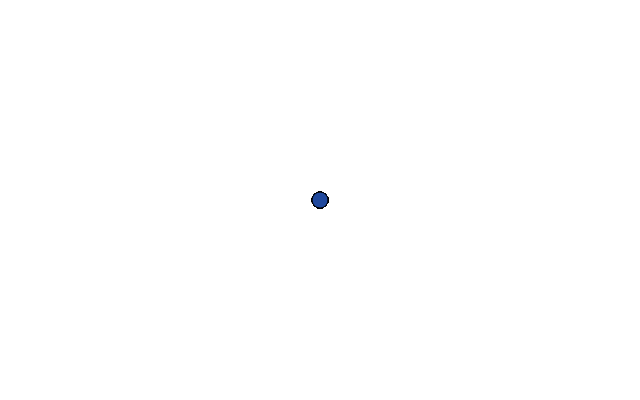
Frame 1 (no input)
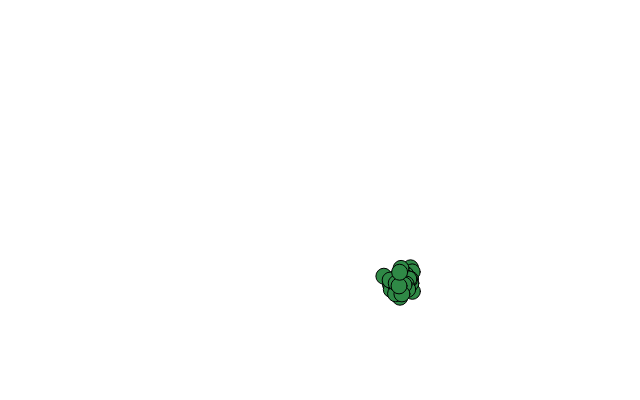
Frame 60 (no input)
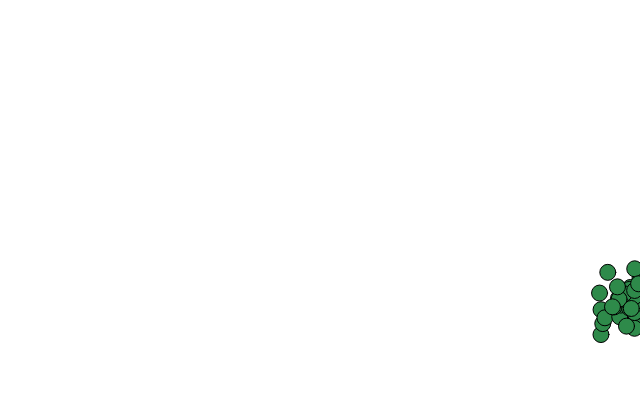
Frame 120 (the mouse pressed at the canvas centre since frame 60)

The p5.js sketch that drew these frames (run headless with seeded random() and noise() and a simulated clock; from frame 60 on, the mouse is pressed at the canvas centre):

// p5.js sketch
// ── sketch.js
let m = [];

function setup() {
  colorMode(HSB);
  createCanvas(640, 400);

  for (let i = 0; i < 100; i++) {
    m.push(
      new Mover(createVector(width / 2, height / 2), floor(random(0.01, 2)))
    );
  }
}

function draw() {
  background(255);
  m.forEach((i) => {
    let wind = createVector(random(0.001, 0.09), 0);
    let gravity = createVector(0, random(0.001, 0.09));
    i.applyForce(wind);
    i.applyForce(gravity);

    i.move();
  });
}

// ── mover.js
var topspeed = 10;

class Mover {
  constructor(loc, mass) {
    this.loc = loc;
    this.vel = createVector(0, 0);
    this.acc = createVector(0, 0);
    this.mass = mass;

    this.noise = floor(random(0, 10000));
    this.noiseOff = 0.01;
  }

  move() {
    this.update();
    this.checkEdges();
    this.display();
  }

  applyForce(force) {
    let f = p5.Vector.div(force, this.mass);
    this.acc.add(f);
  }

  update() {
    this.vel.add(this.acc);
    this.loc.add(this.vel);
    this.acc.mult(0);

    this.noise = noise(this.noiseOff);
    this.noiseOff += 0.01;
  }

  checkEdges() {
    if (this.loc.x > width) {
      this.loc.x = width;
      this.vel.x *= -1;
    } else if (this.loc.x < 0) {
      this.vel.x *= -1;
      this.loc.x = 0;
    }

    if (this.loc.y > height) {
      this.vel.y *= -1;
      this.loc.y = height;
    }
  }

  display() {
    stroke(0);

    let h = map(this.noise, 0, 1, 40, 310);
    let s = map(this.noise, 0, 1, 50, 95);
    let b = map(this.noise, 0, 1, 45, 70);

    fill(h, s, b, 5);
    ellipse(this.loc.x, this.loc.y, this.mass * 16);
  }
}
